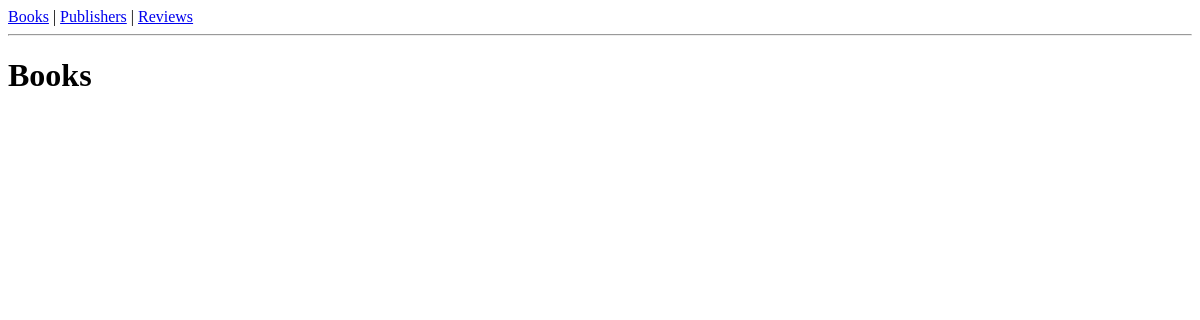
Before: / with the older database file.
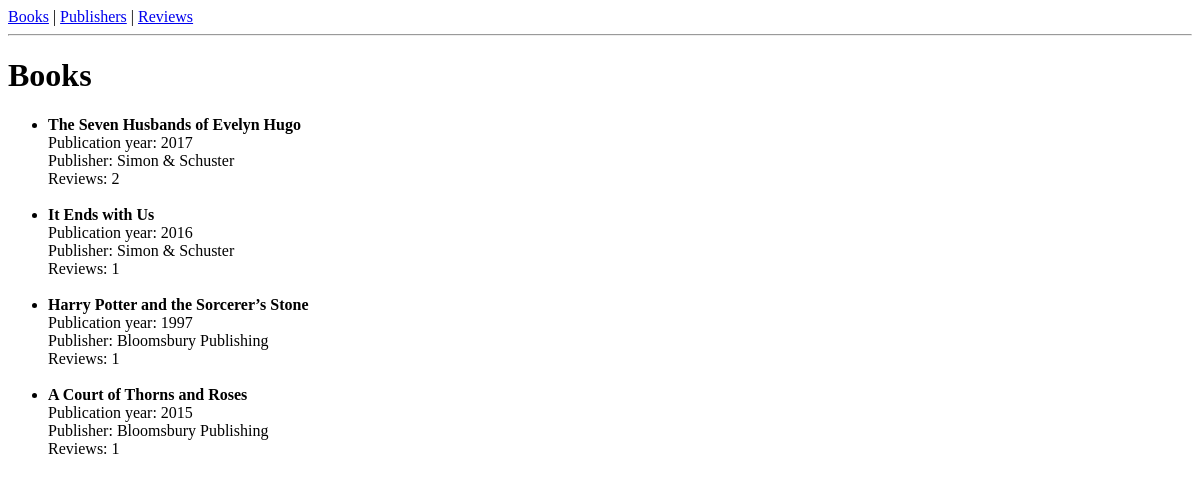
After: the same page with the newer database file.
### catalog/models.py (models this page shows, shortened)
class Book(models.Model):
    publisher = models.ForeignKey(Publisher, on_delete=models.CASCADE)
    title = models.CharField(max_length=200)
    publication_year = models.IntegerField()

class Publisher(models.Model):
    name = models.CharField(max_length=200)

### catalog/views.py (the view)
# urls.py: path("", views.BookListView.as_view(), name="book_list"),
class BookListView(ListView):
    model = Book
    template_name = "book_list.html"
    context_object_name = "books"

### templates/book_list.html
{% extends "base.html" %}
{% block content %}
<h1>Books</h1>
<ul>
    {% for book in books %}
        <li>
            <strong>{{ book.title }}</strong><br>
            Publication year: {{ book.publication_year }}<br>
            Publisher: {{ book.publisher.name }}<br>
            Reviews: {{ book.review_set.count }}
        </li>
        <br>
    {% endfor %}
</ul>
{% endblock %}

### templates/base.html (shortened to what this page needs)
<!DOCTYPE html>
<html>
<head>
</head>
<body>
    <nav>
        <a href="{% url 'book_list' %}">Books</a> |
        <a href="{% url 'publisher_list' %}">Publishers</a> |
        <a href="{% url 'review_list' %}">Reviews</a>
    </nav>
    <hr>
    {% block content %}
    {% endblock %}
</body>
</html>

Changed rows visible on the page:
added Book: title "The Seven Husbands of Evelyn Hugo", publication_year "2017", publisher.name "Simon & Schuster", review_set.count "2"
added Book: title "It Ends with Us", publication_year "2016", publisher.name "Simon & Schuster", review_set.count "1"
added Book: title "Harry Potter and the Sorcerer’s Stone", publication_year "1997", publisher.name "Bloomsbury Publishing", review_set.count "1"
added Book: title "A Court of Thorns and Roses", publication_year "2015", publisher.name "Bloomsbury Publishing", review_set.count "1"
